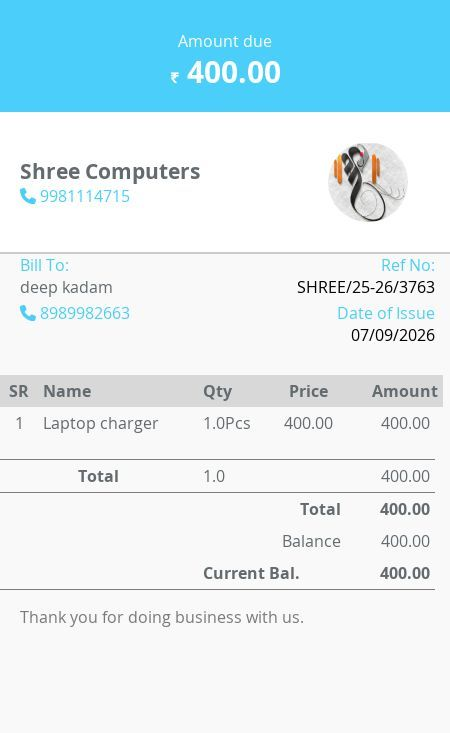
#> input picture backend/charger_bill.jpeg, 450 x 733 px
$ python -i ocr_service.py   (imports and definitions only)
#> lines starting #> are read from the running program, lines starting #| are printed output that depends on the picture; after the words box and inside, x2 and y2 are one past the last pixel; in counts of white or black regions, pixels touching at a corner belong together
import os
import re
from datetime import datetime

import cv2
import pytesseract


# ============================================================
# TESSERACT CONFIGURATION
# ============================================================

TESSERACT_PATH = r"C:\Program Files\Tesseract-OCR\tesseract.exe"

if os.name == "nt" and os.path.exists(TESSERACT_PATH):
    pytesseract.pytesseract.tesseract_cmd = TESSERACT_PATH

# ============================================================
# IMAGE PREPROCESSING
# ============================================================

def preprocess_receipt(image_path):
    """
    Prepare receipt image for OCR.
    """
#> called with image_path = '../../charger_bill.jpeg'

    image = cv2.imread(image_path)
#> image is the input picture: shape (733, 450, 3); mean B, G, R 243.7, 237.3, 217.2

    if image is None:
        raise ValueError("Unable to read receipt image.")

    # Convert to grayscale
    gray = cv2.cvtColor(
        image,
        cv2.COLOR_BGR2GRAY
    )
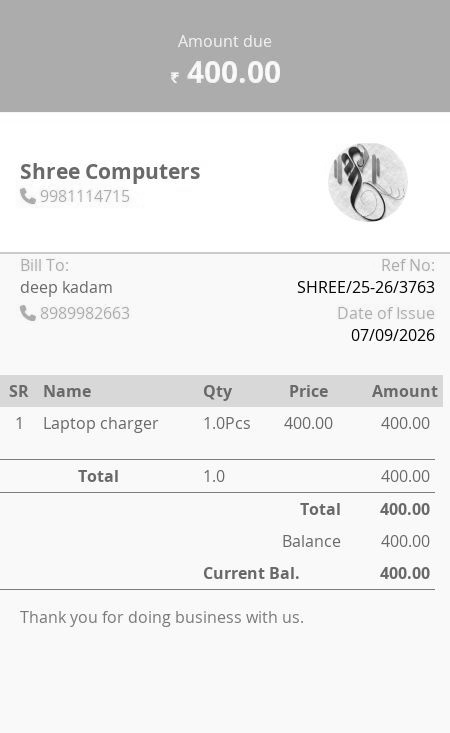
#> gray: shape (733, 450); min 0, max 255, mean 232

    # Upscale small receipts
    gray = cv2.resize(
        gray,
        None,
        fx=3,
        fy=3,
        interpolation=cv2.INTER_CUBIC
    )
#> gray: shape (2199, 1350)

    # Improve contrast
    gray = cv2.normalize(
        gray,
        None,
        0,
        255,
        cv2.NORM_MINMAX
    )

    # Threshold
    threshold = cv2.threshold(
        gray,
        0,
        255,
        cv2.THRESH_BINARY + cv2.THRESH_OTSU
    )[1]
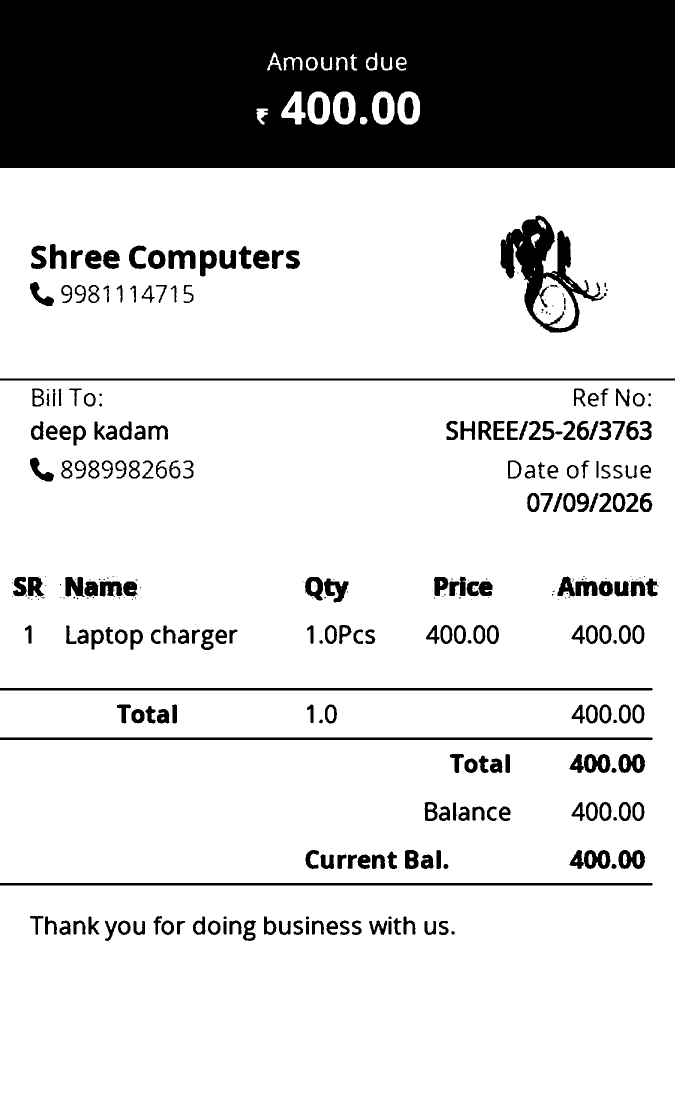
#> threshold: shape (2199, 1350) (shown at 1/2 size); 80.4% white; 345 black regions (93 under 20 px), largest, box (x1, y1, x2, y2) and area: (0, 0, 1350, 336) 437810, (1001, 431, 1208, 665) 15938, (0, 1376, 1306, 1381) 6524

    return gray, threshold


# ============================================================
# OCR TEXT EXTRACTION
# ============================================================

# [588 lines left out: functions extract_text, clean_ocr_text, extract_amount, extract_date, parse_date, extract_merchant and 2 more, not called in this run]

>>> result = preprocess_receipt('../../charger_bill.jpeg')
